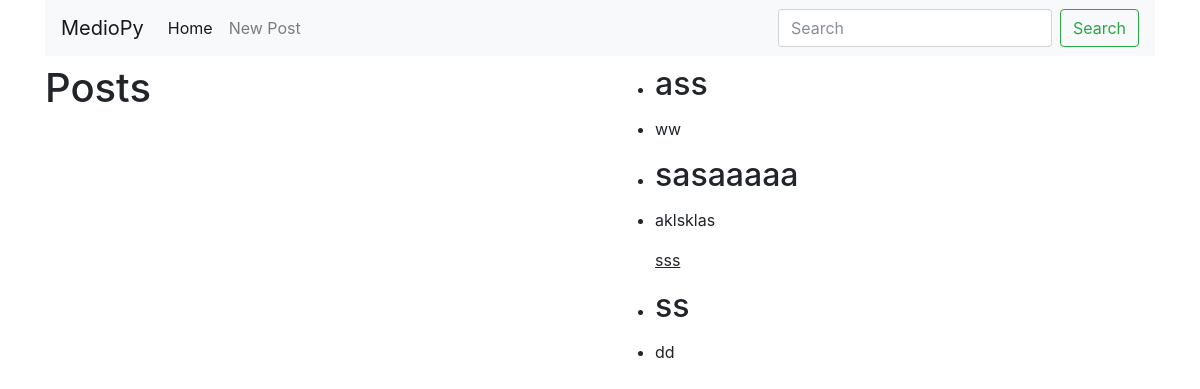
/blog/, run on an earlier commit of the app's database.
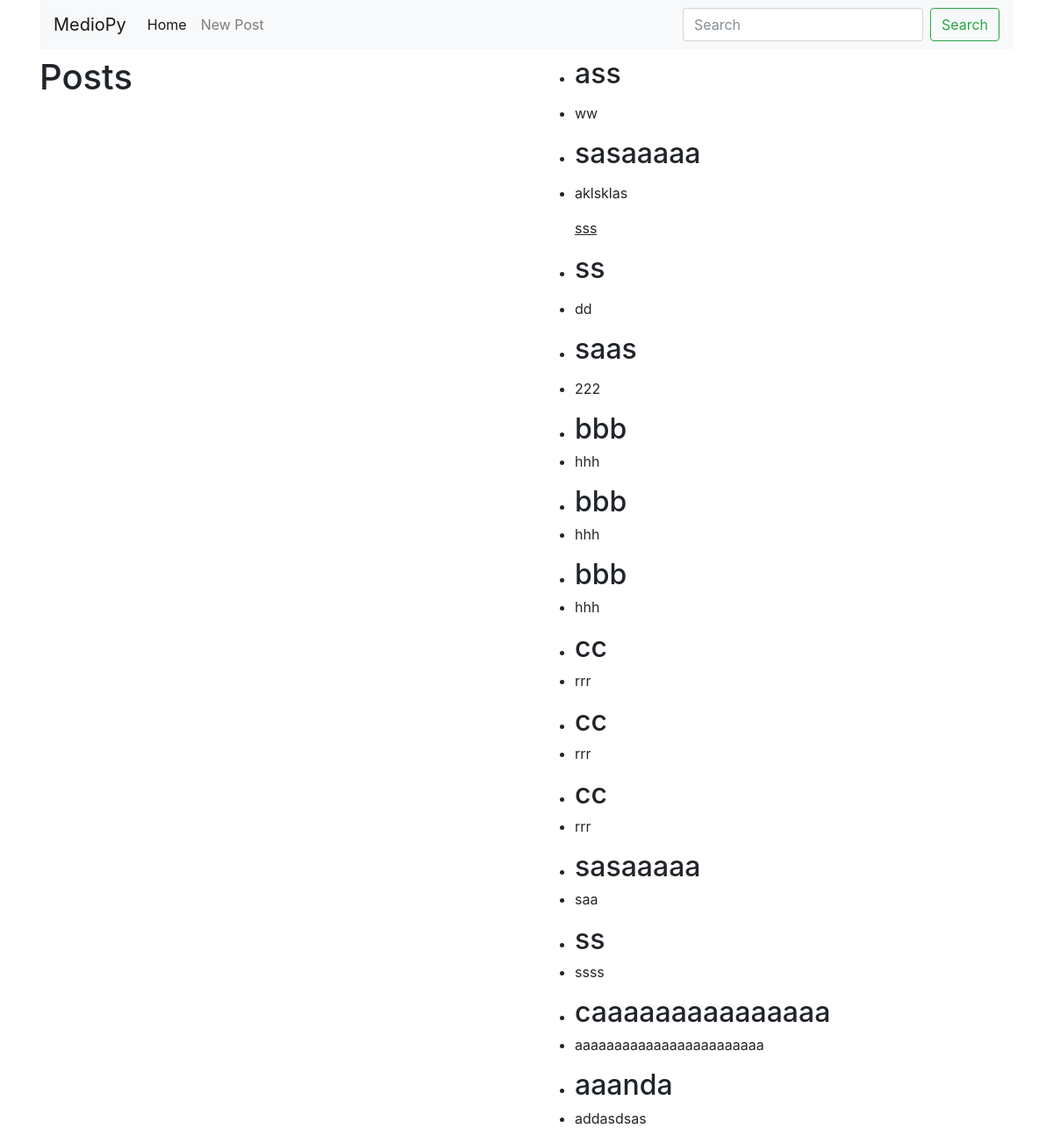
And on a later commit of the database.
### blog/models.py (models this page shows, shortened)
class Post(models.Model):
    author = models.ForeignKey(User)
    title = models.CharField(max_length=200)
    content = models.TextField()

### blog/views.py (the view)
class PostListView(ListView):
    model = Post

### blog/templates/blog/post_list.html
{% extends 'blog/base.html' %}
{% block content %}
<div class="container" style="padding-top: 10px;">
    <div class="row">
        <div class="col">
            <h1>Posts</h1>
        </div>
        <div class="col">
            {% for post in object_list %}
              <ul>
                <li><h2>{{post.title}}</h2></li>
                <li><p> {{post.content | safe}} </p></li>
              </ul>
            {% endfor %}
        </div>
    </div>
</div>
{% endblock %}

### blog/templates/blog/base.html (shortened to what this page needs)
<!DOCTYPE html>
<html lang="en">
  <head>
    {% load static %}
    <link rel="stylesheet" href={% static 'blog/bootstrap.min.css'%}>
    <link rel="stylesheet" href="//cdn.jsdelivr.net/npm/medium-editor@latest/dist/css/medium-editor.min.css" type="text/css" media="screen" charset="utf-8">
  </head>
  <body>
	  {% block navbar %}
	  <div class="container">
		<nav class="navbar navbar-expand-lg navbar-light bg-light">
				<a class="navbar-brand" href="#">MedioPy</a>
				<div class="collapse navbar-collapse" id="navbarSupportedContent">
				<ul class="navbar-nav mr-auto">
					<li class="nav-item active">
					<a class="nav-link" href="{% url 'post-list' %}">Home <span class="sr-only">(current)</span></a>
					</li>
					<li class="nav-item">
					<a class="nav-link" href="{% url 'new-post' %}">New Post</a>
					</li>
				</ul>
				<form class="form-inline my-2 my-lg-0">
					<input class="form-control mr-sm-2" type="text" placeholder="Search" aria-label="Search">
					<button class="btn btn-outline-success my-2 my-sm-0" type="submit">Search</button>
				</form>
				</div>
			</nav>
		  </div>
	  {% endblock %}
	  {% block content %}
	  {% endblock %}
  </body>
</html>

What changed in the data, as far as the page shows it:
added Post: title "saas", content "222"
added Post: title "bbb", content "hhh"
added Post: title "bbb", content "hhh"
added Post: title "bbb", content "hhh"
added Post: title "cc", content "rrr"
added Post: title "cc", content "rrr"
added Post: title "cc", content "rrr"
added Post: title "sasaaaaa", content "saa"
added Post: title "ss", content "ssss"
added Post: title "caaaaaaaaaaaaaaa", content "aaaaaaaaaaaaaaaaaaaaaaaa"
added Post: title "aaanda", content "addasdsas"
